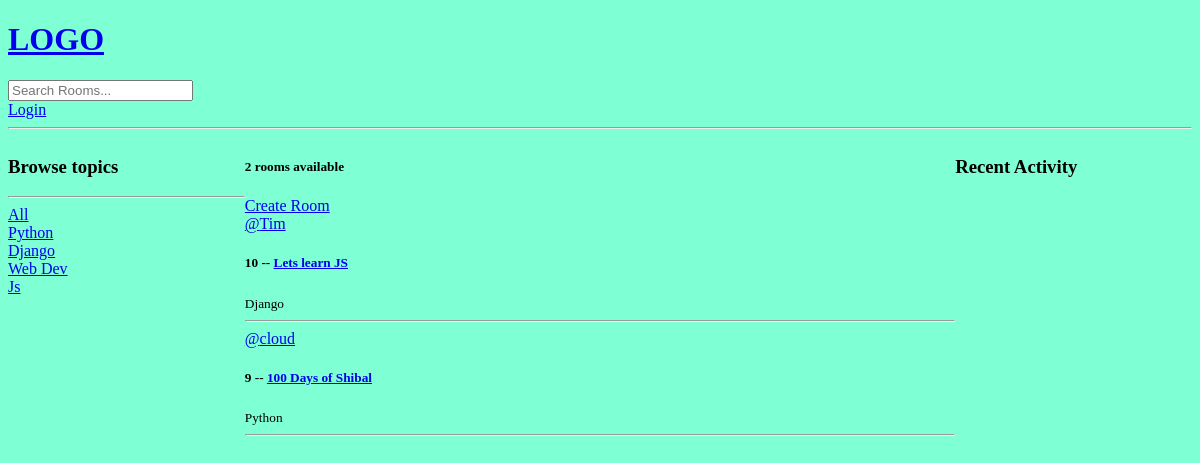
/, run on an earlier commit of the app's database.
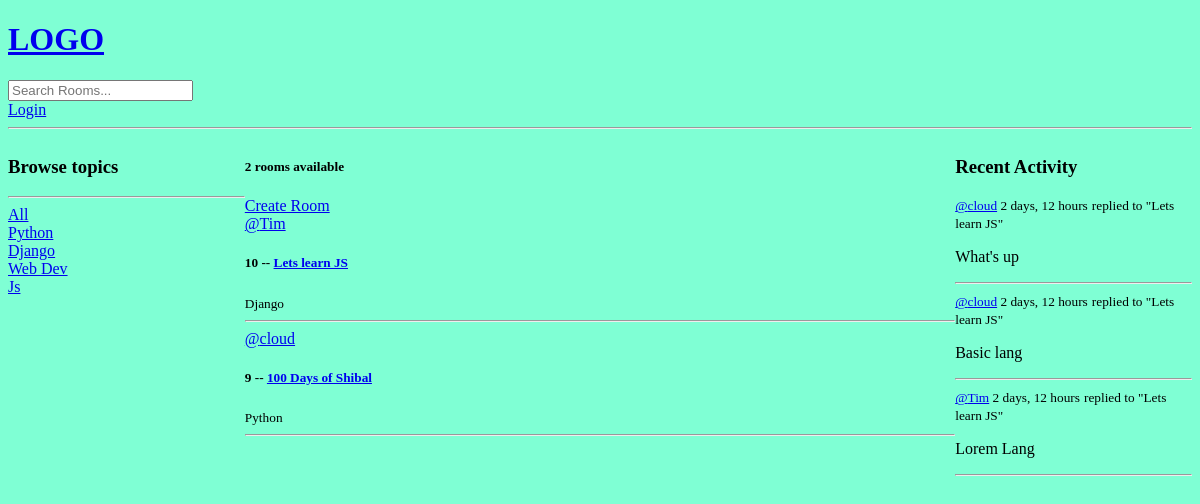
And on a later commit of the database.
### base/models.py (models this page shows, shortened)
class Topic(models.Model):
    name = models.CharField(max_length=200)

class Room(models.Model):
    host = models.ForeignKey(User, on_delete=models.SET_NULL, null=True)
    topic = models.ForeignKey(Topic, on_delete=models.SET_NULL, null=True)
    name = models.CharField(max_length=200)
    description = models.TextField(null=True, blank=True)
    participants = models.ManyToManyField(User, related_name='participants', blank=True)
    updated = models.DateTimeField(auto_now=True)
    created = models.DateTimeField(auto_now_add=True)
    class Meta:
        ordering = ['-updated', '-created']
    def __str__(self):
        return self.name

class Message(models.Model):
    user = models.ForeignKey(User, on_delete=models.CASCADE)
    room = models.ForeignKey(Room, on_delete=models.CASCADE)
    body = models.TextField()
    updated = models.DateTimeField(auto_now=True)
    created = models.DateTimeField(auto_now_add=True)
    class Meta:
        ordering = ['-updated', '-created']
    def __str__(self):
        return self.body[0:50]

### base/views.py (the view)
# urls.py: path('', views.home, name="home"),
def home(request):
    q = request.GET.get('q') if request.GET.get('q') != None else ''
    rooms = Room.objects.filter(
        Q(topic__name__icontains=q) |
        Q(name__icontains=q) |
        Q(description__icontains=q)
        )
    topics = Topic.objects.all()
    room_count = rooms.count()
    room_messages = Message.objects.filter(Q(room__topic__name__icontains=q))
    context = {"rooms": rooms, "topics":topics, "room_count":room_count, "room_messages":room_messages}
    return render(request, 'base/home.html', context)

### base/templates/base/home.html (shortened to what this page needs)
{% extends 'main.html' %}
{% block content %}
<div class="home-container">
    <div>
        {% include 'base/topics_component.html' %}
    </div>
    <div>
        <h5>{{room_count}} rooms available</h5>
        <a href="{% url 'create-room'%}">Create Room</a>
        {% include 'base/feed_component.html' %}
    </div>
    <div>
        {% include 'base/activity_component.html' %}
    </div>
</div>
{% endblock content %}

### base/templates/base/topics_component.html
    <h3>Browse topics</h3>
    <hr>
    <div>
        <a href="{% url 'home' %}">All</a>
    </div>
    {% for topic in topics %}
    <div>
        <a href="{% url 'home' %}?q={{topic.name}}">{{topic.name}}</a>
    </div>
    {% endfor %}

### base/templates/base/feed_component.html (shortened to what this page needs)
<div>
    {% for room in rooms %}
    <div>
        <a href="{% url 'user-profile' room.host.id %}">@{{room.host.username}}</a>
        <h5>{{room.id}} -- <a href="{% url 'room' room.id %}">{{room.name}}</a></h5>
        <small>{{room.topic.name}}</small>
        <hr>
    </div>
    {% endfor %}
</div>

### base/templates/base/activity_component.html (shortened to what this page needs)
<h3>Recent Activity</h3>
{%  for message in room_messages %}
<div>
    <small><a href="{% url 'user-profile' message.user.id %}">@{{message.user}}</a>
    {{message.created|timesince}}</small>
    <small>replied to "{{message.room}}"</small>
    <p>{{message}}</p>
    <hr>
    </div>
{% endfor %}

What changed in the data, as far as the page shows it:
added Message: user "cloud", created "2 days, 12 hours", room "Lets learn JS", body "What's up"
added Message: user "cloud", created "2 days, 12 hours", room "Lets learn JS", body "Basic lang"
added Message: user "Tim", created "2 days, 12 hours", room "Lets learn JS", body "Lorem Lang"
